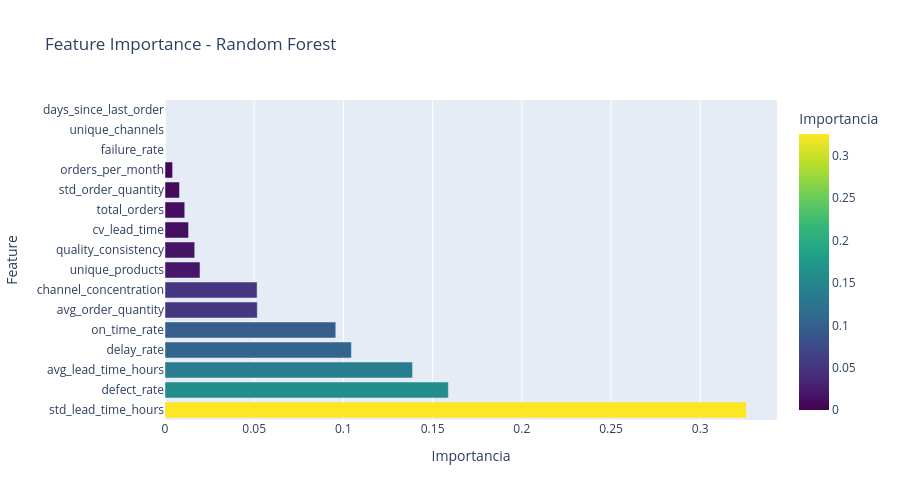
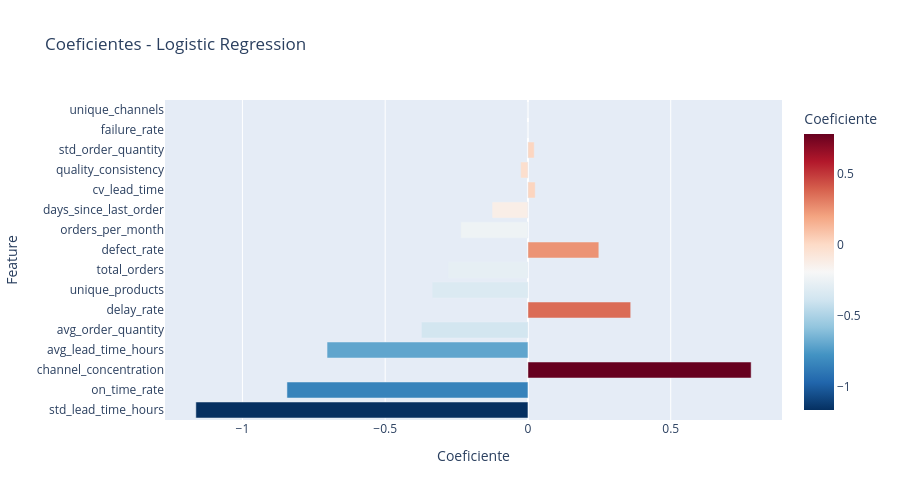

The cell these charts' notebook holds for them, in order:
### Markdown cell above
---

## 🔍 Paso 8: Feature Importance

**Técnica:** Análisis de importancia de features y coeficientes

**Objetivo:** Identificar qué variables son más predictivas del riesgo

**Interpretación:**
- Random Forest: Importancia basada en reducción de impureza
- Logistic Regression: Coeficientes (positivo=aumenta riesgo, negativo=reduce riesgo)

### Code cell
# Feature importance de Random Forest
feature_importance = pd.DataFrame({
    'feature': feature_cols,
    'importance': rf_model.feature_importances_
}).sort_values('importance', ascending=False)

print("🔍 Feature Importance (Random Forest):")
display(feature_importance)

# Visualizar
fig = px.bar(
    feature_importance,
    x='importance',
    y='feature',
    orientation='h',
    title="Feature Importance - Random Forest",
    labels={'importance': 'Importancia', 'feature': 'Feature'},
    color='importance',
    color_continuous_scale='Viridis'
)
fig.update_layout(height=500, showlegend=False)
fig.show()

# Coeficientes de Logistic Regression
lr_coefficients = pd.DataFrame({
    'feature': feature_cols,
    'coefficient': lr_model.coef_[0]
}).sort_values('coefficient', key=abs, ascending=False)

print("\n📊 Coeficientes (Logistic Regression):")
display(lr_coefficients)

fig = px.bar(
    lr_coefficients,
    x='coefficient',
    y='feature',
    orientation='h',
    title="Coeficientes - Logistic Regression",
    labels={'coefficient': 'Coeficiente', 'feature': 'Feature'},
    color='coefficient',
    color_continuous_scale='RdBu_r'
)
fig.update_layout(height=500)
fig.show()

### Figure 1 — Plotly figure (JSON) as saved in the notebook; plotly's stock layout.template omitted (floating-point values rounded to 4 significant figures)
{"data": [{"hovertemplate": "Importancia=%{marker.color}<br>Feature=%{y}<extra></extra>", "legendgroup": "", "marker": {"color": [0.3259, 0.1588, 0.1388, 0.1045, 0.09572, 0.05173, 0.05163, 0.01963, 0.01667, 0.0132, 0.01107, 0.008132, 0.004264, 0.0, 0.0, 0.0], "coloraxis": "coloraxis", "pattern": {"shape": ""}}, "name": "", "orientation": "h", "showlegend": false, "textposition": "auto", "type": "bar", "x": [0.3259, 0.1588, 0.1388, 0.1045, 0.09572, 0.05173, 0.05163, 0.01963, 0.01667, 0.0132, 0.01107, 0.008132, 0.004264, 0.0, 0.0, 0.0], "xaxis": "x", "y": ["std_lead_time_hours", "defect_rate", "avg_lead_time_hours", "delay_rate", "on_time_rate", "avg_order_quantity", "channel_concentration", "unique_products", "quality_consistency", "cv_lead_time", "total_orders", "std_order_quantity", "orders_per_month", "failure_rate", "unique_channels", "days_since_last_order"], "yaxis": "y"}], "layout": {"barmode": "relative", "coloraxis": {"colorbar": {"title": {"text": "Importancia"}}, "colorscale": [[0, "#440154"], [0.1111, "#482878"], [0.2222, "#3e4989"], [0.3333, "#31688e"], [0.4444, "#26828e"], [0.5556, "#1f9e89"], [0.6667, "#35b779"], [0.7778, "#6ece58"], [0.8889, "#b5de2b"], [1, "#fde725"]]}, "height": 500, "legend": {"tracegroupgap": 0}, "showlegend": false, "title": {"text": "Feature Importance - Random Forest"}, "xaxis": {"anchor": "y", "domain": [0, 1], "title": {"text": "Importancia"}}, "yaxis": {"anchor": "x", "domain": [0, 1], "title": {"text": "Feature"}}}}

### Figure 2 — Plotly figure (JSON) as saved in the notebook; plotly's stock layout.template omitted (floating-point values rounded to 4 significant figures)
{"data": [{"hovertemplate": "Coeficiente=%{marker.color}<br>Feature=%{y}<extra></extra>", "legendgroup": "", "marker": {"color": [-1.163, -0.8441, 0.7817, -0.7036, -0.3732, 0.3599, -0.3353, -0.2793, 0.2482, -0.2356, -0.1256, 0.02538, -0.02538, 0.02198, 0.0, 0.0], "coloraxis": "coloraxis", "pattern": {"shape": ""}}, "name": "", "orientation": "h", "showlegend": false, "textposition": "auto", "type": "bar", "x": [-1.163, -0.8441, 0.7817, -0.7036, -0.3732, 0.3599, -0.3353, -0.2793, 0.2482, -0.2356, -0.1256, 0.02538, -0.02538, 0.02198, 0.0, 0.0], "xaxis": "x", "y": ["std_lead_time_hours", "on_time_rate", "channel_concentration", "avg_lead_time_hours", "avg_order_quantity", "delay_rate", "unique_products", "total_orders", "defect_rate", "orders_per_month", "days_since_last_order", "cv_lead_time", "quality_consistency", "std_order_quantity", "failure_rate", "unique_channels"], "yaxis": "y"}], "layout": {"barmode": "relative", "coloraxis": {"colorbar": {"title": {"text": "Coeficiente"}}, "colorscale": [[0, "rgb(5,48,97)"], [0.1, "rgb(33,102,172)"], [0.2, "rgb(67,147,195)"], [0.3, "rgb(146,197,222)"], [0.4, "rgb(209,229,240)"], [0.5, "rgb(247,247,247)"], [0.6, "rgb(253,219,199)"], [0.7, "rgb(244,165,130)"], [0.8, "rgb(214,96,77)"], [0.9, "rgb(178,24,43)"], [1, "rgb(103,0,31)"]]}, "height": 500, "legend": {"tracegroupgap": 0}, "title": {"text": "Coeficientes - Logistic Regression"}, "xaxis": {"anchor": "y", "domain": [0, 1], "title": {"text": "Coeficiente"}}, "yaxis": {"anchor": "x", "domain": [0, 1], "title": {"text": "Feature"}}}}
